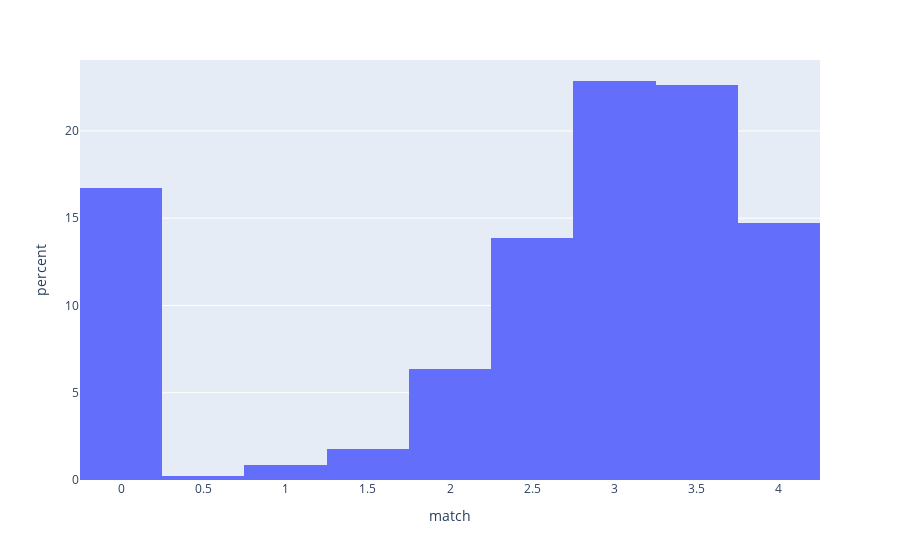

The cell this chart's notebook holds for it:
### Code cell
fig = px.histogram(data_df, x='match',histnorm='percent')
fig.show()

### Figure 1 — Plotly figure (JSON) as saved in the notebook; plotly's stock layout.template omitted (floating-point values rounded to 4 significant figures; data arrays with more than 128 entries replaced by an {"elided": "..."} marker saying what was removed)
{"data": [{"alignmentgroup": "True", "bingroup": "x", "histnorm": "percent", "hovertemplate": "match=%{x}<br>percent=%{y}<extra></extra>", "legendgroup": "", "marker": {"color": "#636efa", "pattern": {"shape": ""}}, "name": "", "offsetgroup": "", "orientation": "v", "showlegend": false, "type": "histogram", "x": {"elided": "455 float values"}, "xaxis": "x", "yaxis": "y"}], "layout": {"barmode": "relative", "legend": {"tracegroupgap": 0}, "margin": {"t": 60}, "xaxis": {"anchor": "y", "domain": [0, 1], "title": {"text": "match"}}, "yaxis": {"anchor": "x", "domain": [0, 1], "title": {"text": "percent"}}}}
